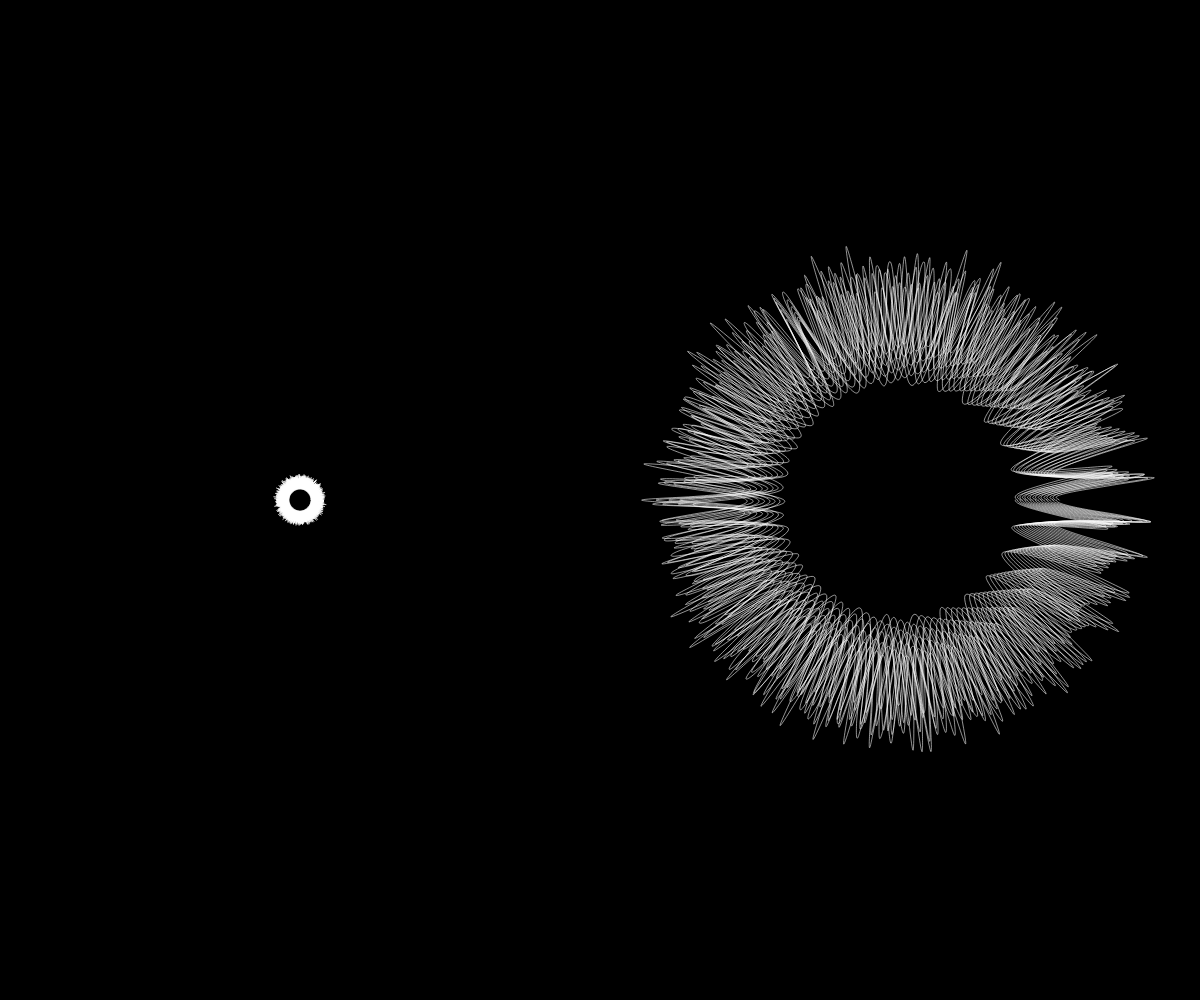
Frame 1 (no input)
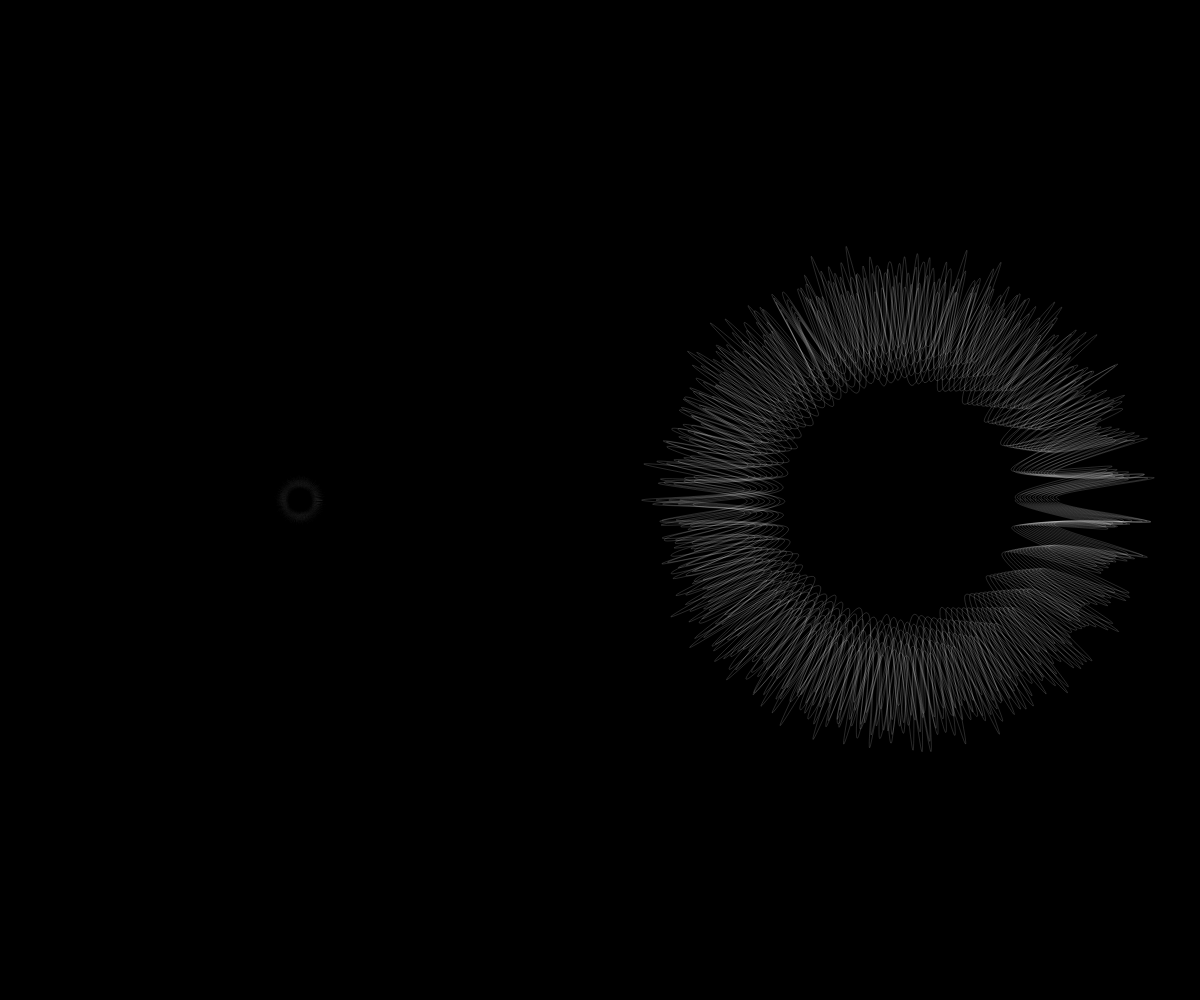
Frame 60 (no input)
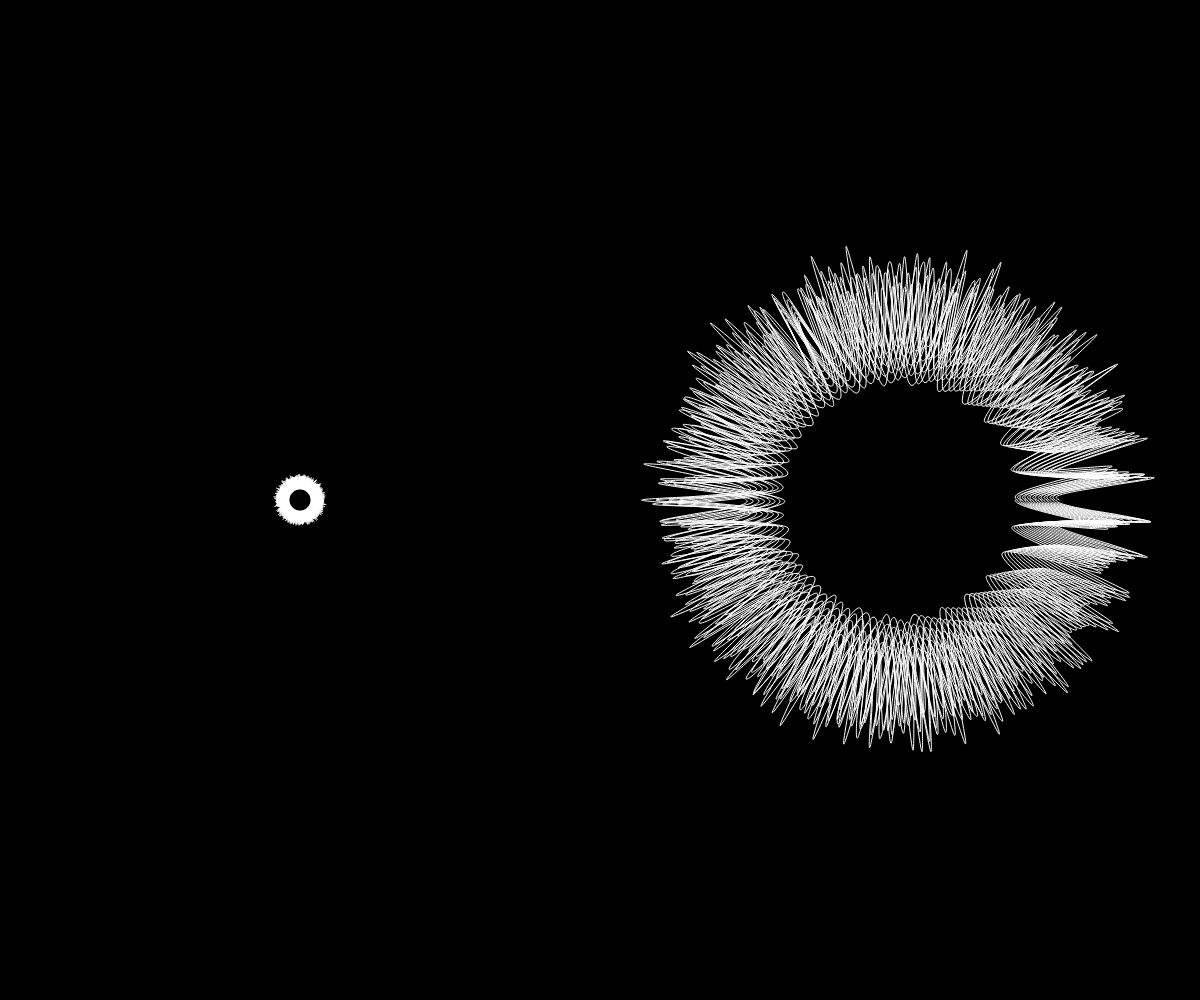
Frame 120 (the mouse pressed at the canvas centre since frame 60)

The p5.js sketch that drew these frames (run headless with seeded random() and noise() and a simulated clock; from frame 60 on, the mouse is pressed at the canvas centre):

// p5.js sketch
// ── sketch.js
// var scaler = 10;
var c0;
var c1;

function setup() {
  createCanvas(windowWidth, windowHeight);
  noFill();
  stroke(255, 120);
  c0 = new Creature(width/4, height/2, 0.5);
  c1 = new Creature(3 * width/4, height/2, 2);
}

function draw() {
  background(0);

  c0.display();
  c1.display();

}

// ── creature.js
function Creature(x, y, scale) {
  this.x = x;
  this.y = y;
  this.m = random(1, 100);
  this.n1 = random(1, 100);
  this.n2 = random(1, 100);
  this.n3 = random(1, 100);
  this.hr = random(0.1, 0.2);
  this.scale = scale;
  this.scaler = random(100) * this.scale;
  this.display  = function() {
    stroke(255, 127 + 127 * sin(frameCount * this.hr));
    drawShape(this.x, this.y, this.m, this.n1, this.n2, this.n3, this.scaler);
}
}

function drawShape(x, y, m, n1, n2, n3, scaler) {
  push();
  translate(x, y);

  var newScaler = scaler;
  for (var s = 16; s > 0; s--) {
    beginShape();

    var mm =  m  + s;
    var nn1 = n1  + s;
    var nn2 = n2  + s;
    var nn3 = n3  + s;
    newScaler = newScaler * 0.98;
    var sScaler = newScaler;

    var points = superFormula(mm, nn1, nn2, nn3);
    curveVertex(points[points.length-1].x * sScaler, points[points.length-1].y * sScaler);
    for (var i = 0; i < points.length; i++) {
      curveVertex(points[i].x * sScaler, points[i].y * sScaler);
    }
    curveVertex(points[0].x * sScaler, points[0].y * sScaler);
    endShape();
  }
  pop();

}


function superFormula(m, n1, n2, n3) {
  var numPoints = 360;
  var phi = TWO_PI / numPoints;
  var points = [];
  for (var i =0; i<=numPoints; i++) {
    points[i] = superFormulaPoints(m, n1, n2, n3, phi * i);
  }
  return points;
}

function superFormulaPoints(m, n1, n2, n3, phi){
  var r;
  var t1, t2;
  var a=1, b=1;
  var x = 0;
  var y = 0;

  t1 = cos(m * phi / 4) / a;
  t1 = abs(t1);
  t1 = pow(t1, n2);

  t2 = sin(m * phi / 4) / b;
  t2 = abs(t2);
  t2 = pow(t2, n3);

  r = pow(t1 + t2, 1/n1);
  if(abs(r) == 0) {
    x = 0;
    y = 0;
  } else {
    r = 1 / r;
    x = r * cos(phi);
    y = r * sin(phi);
  }
  return new p5.Vector(x, y);
}
